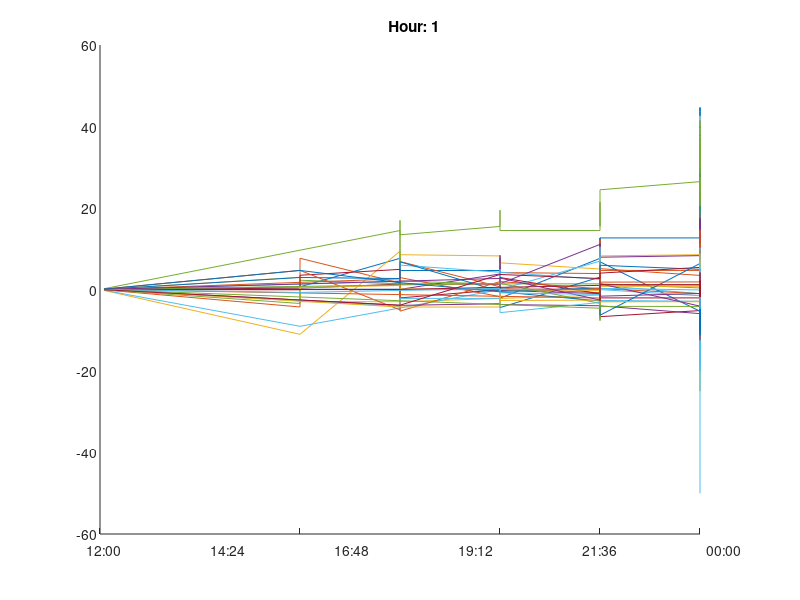

The MATLAB script that drew this image: (Note: this script raises an error after producing the figure.)
clear all;
load('SpotAndTransactions_2015-04.mat');
m = 4;

for h=1:12
    figure; hold on; title(['Hour: ' num2str(h)]);
    for d=1:28
        filt = strcmp(MARKET_AND_HOUR(:,3),num2str(h)) & DATE_VOL_PRICE_TIME(:,1) == m2xdate(datenum(2015,m,d));
        tmp = DATE_VOL_PRICE_TIME(filt,:);
        tmp(:,4)=x2mdate(tmp(:,4));
        [~,i]=sort(tmp(:,4));
        % tmp(end,:) is the spot price. It is registered as 12:45hrs.
        % Data is visualized as the absolute difference to spot price
        plot(tmp(i,4)-d, tmp(i,3)-tmp(end,3));
    end
    datetick('x','keepticks','keeplimits');
    savefigx(['fig/h' num2str(h)],'png');
end

